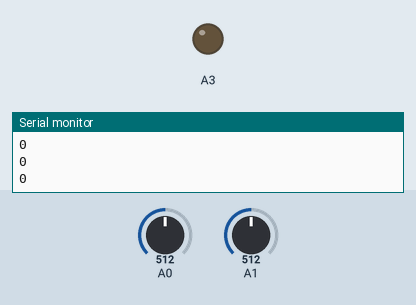
Bench run of a sketch on a simulated Arduino Uno, built with avr-gcc and run on an emulated ATmega328P. On the bench: output pins drawn as LEDs (lit = HIGH), the last lines printed to the serial monitor. Inputs (shaded band) come from the test bench; at power-on: A1 = 512, A0 = 512.

Above: at 1.2 s.
1.3 s: A1 set to 629
2.8 s: A1 set to 649
At 4.0 s:
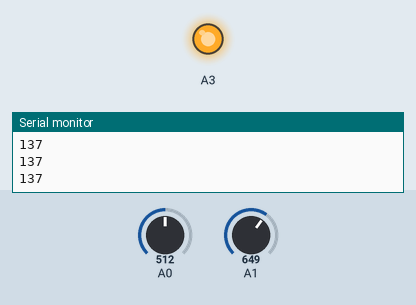
4.3 s: A1 set to 511
At 5.4 s:
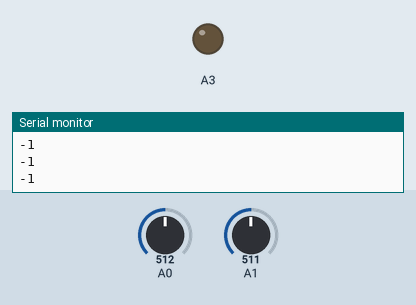
5.8 s: A1 set to 716
At 6.4 s:
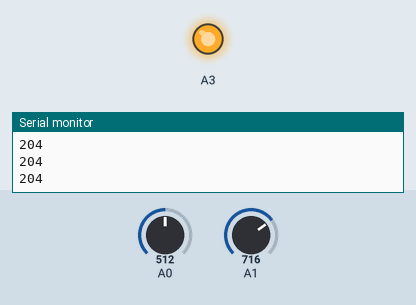
Timing chart, 0 to 8.3 s (numbered marks = the images above; inputs shaded):
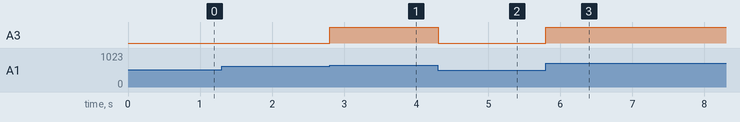

Measured:
- the behaviour switches between 639 and 640 on A1 (found by bisection; images 0 and 1)
- after the input at 2.8 s, A3: LOW → HIGH at once
- after the input at 4.3 s, A3: HIGH → LOW at once
- after the input at 5.8 s, A3: LOW → HIGH at once

The sketch:

arduinocode_mp.ino
```cpp
void setup() {
  // put your setup code here, to run once:
Serial.begin(9600);
pinMode(A0, INPUT);
pinMode(A1, INPUT);
pinMode(A3, OUTPUT);
}

void loop() {
  // put your main code here, to run repeatedly:
  int y =  analogRead(A1);
  int z = analogRead(A0);
int x = (y-z);
analogWrite(A3,x);
Serial.println(x);
}
```
